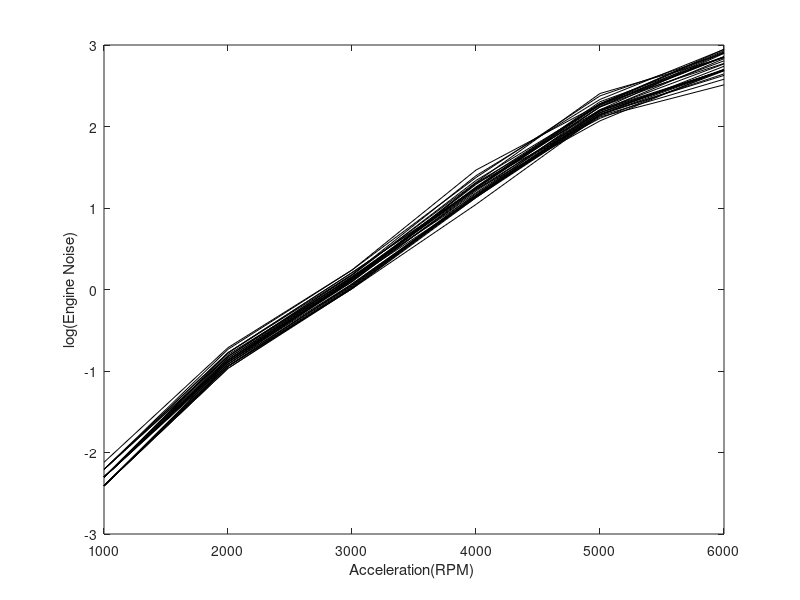

This chart was generated by the following MATLAB code:
function [out,out0]=nvhresp;
out0=[
1    0.09   0.39   1.01   2.84   8.51   14.73
2    0.11   0.46   1.23   3.46   9.39   18.32
3    0.09   0.38   1.03   3.15   8.76   14.89
4    0.10   0.42   1.11   3.35   9.09   14.76
5    0.12   0.49   1.27   3.95   10.76  18.16
6    0.11   0.46   1.20   3.72   11.08  17.17
7    0.10   0.42   1.14   3.28   8.95   14.73
8    0.09   0.41   1.07   3.16   9.02   15.92
9    0.09   0.39   1.01   3.09   8.42   13.20
10   0.10   0.42   1.12   3.52   9.76   16.02
11   0.10   0.41   1.10   3.41   7.92   14.89
12   0.11   0.44   1.19   3.81   9.60   17.33
13   0.10   0.41   1.13   3.10   8.62   13.83
14   0.10   0.43   1.17   3.46   9.76   17.37
15   0.10   0.45   1.15   3.48   9.39   16.54
16   0.10   0.43   1.14   3.67   8.17   14.63
17   0.09   0.38   1.01   3.17   8.31   12.32
18   0.09   0.40   1.05   3.09   8.95   14.77
19   0.10   0.42   1.10   3.70   9.06   18.14
20   0.10   0.42   1.17   3.19   9.46   17.35
21   0.09   0.40   1.06   3.13   8.52   14.09
22   0.10   0.44   1.16   3.41   8.92   16.99
23   0.09   0.39   1.02   3.16   8.77   14.81
24   0.09   0.39   1.04   3.24   8.54   15.47
25   0.11   0.44   1.20   4.04   10.30  19.03
26   0.11   0.48   1.27   4.33   9.72   18.48
27   0.09   0.39   1.07   3.15   8.74   14.71
28   0.10   0.46   1.23   3.46   9.62   19.06
29   0.10   0.40   1.13   3.63   9.79   18.72
30   0.10   0.41   1.14   3.50   10.01  17.42];

a=[1:6]*1000;
plot(a,log(out0(:,2:7)'),'k-')
xlabel('Acceleration(RPM) ')
ylabel('log(Engine Noise)')

out1=log(out0(:,2:7));
out=out1(:,2:6)-out1(:,1:5);
